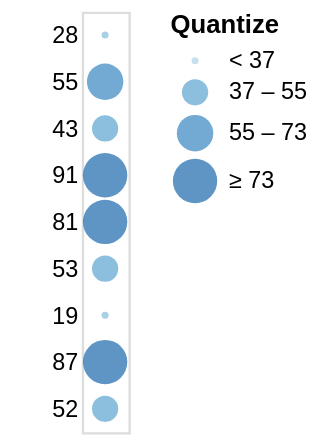

Write the Vega-Lite specification saved for this chart.
### Vega specification from a JSON file in a GitHub repository (floating-point values rounded to 4 significant figures)
{"$schema": "https://vega.github.io/schema/vega/v5.json", "autosize": "pad", "padding": 5, "width": 20, "style": "cell", "data": [{"name": "source_0", "values": [{"a": "A", "b": 28}, {"a": "B", "b": 55}, {"a": "C", "b": 43}, {"a": "D", "b": 91}, {"a": "E", "b": 81}, {"a": "F", "b": 53}, {"a": "G", "b": 19}, {"a": "H", "b": 87}, {"a": "I", "b": 52}]}], "signals": [{"name": "y_step", "value": 20}, {"name": "height", "update": "bandspace(domain('y').length, 1, 0.5) * y_step"}, {"name": "width", "update": "width"}], "marks": [{"name": "marks", "type": "symbol", "style": ["circle"], "from": {"data": "source_0"}, "encode": {"update": {"opacity": {"value": 0.7}, "fill": [{"test": "datum[\"b\"] === null || isNaN(datum[\"b\"])", "value": null}, {"scale": "color", "field": "b"}], "tooltip": {"signal": "{\"b\": ''+datum[\"b\"], \"Quantize\": format(datum[\"b\"], \"\")}"}, "x": {"signal": "width", "mult": 0.5}, "y": {"scale": "y", "field": "b"}, "size": {"scale": "size", "field": "b"}, "shape": {"value": "circle"}}}}], "scales": [{"name": "y", "type": "point", "domain": {"data": "source_0", "field": "b"}, "range": {"step": {"signal": "y_step"}}, "padding": 0.5}, {"name": "color", "type": "quantize", "domain": {"data": "source_0", "field": "b"}, "range": "ramp", "zero": true, "interpolate": "hcl"}, {"name": "size", "type": "quantize", "domain": {"data": "source_0", "field": "b"}, "range": {"signal": "sequence(9, 361 + (361 - 9) / (4 - 1), (361 - 9) / (4 - 1))"}, "zero": false}], "axes": [{"scale": "y", "orient": "left", "grid": false, "domain": false, "ticks": false, "zindex": 1}], "legends": [{"title": "Quantize", "fill": "color", "gradientLength": {"signal": "clamp(height, 64, 200)"}, "encode": {"symbols": {"update": {"shape": {"value": "circle"}, "opacity": {"value": 0.7}}}}, "size": "size"}], "config": {"axisY": {"minExtent": 30}}}
